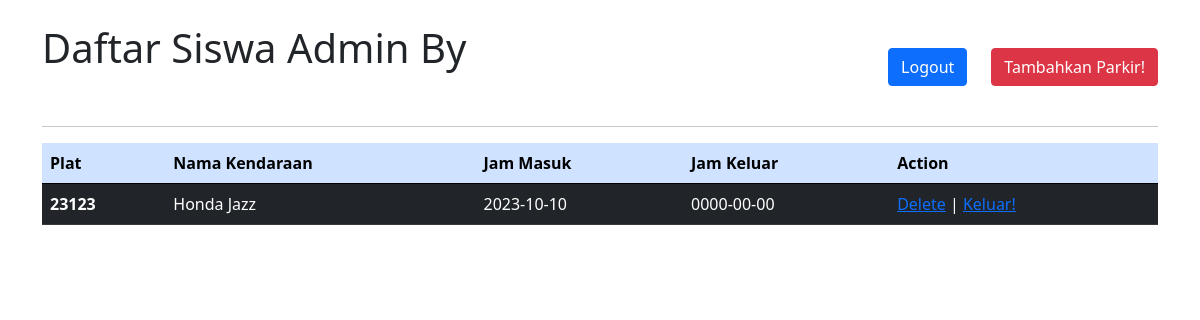
Before: / with the older database file.
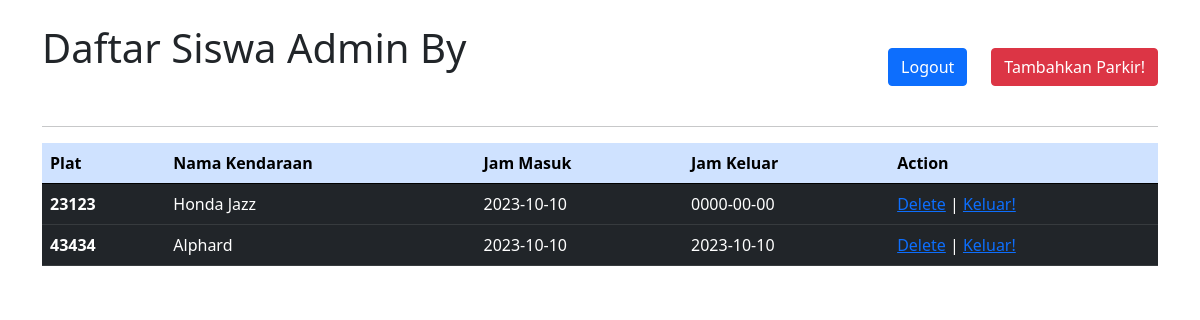
After: the same page with the newer database file.
### tables this page shows
CREATE TABLE `kendaraan` (
  `plat` int(11) NOT NULL,
  `namakendaraan` varchar(50) NOT NULL,
  `masuk` date NOT NULL,
  `keluar` date NOT NULL
);

### config/config.php (called while the page is built, shortened)
<?php
$host = "localhost";
$password = "";
$user = "root";
$db = "parkir";
$conn = mysqli_connect($host, $user, $password, $db);
function query($query){
    global $conn;
    $result = mysqli_query($conn, $query);
    $data = array();
    while ($row = mysqli_fetch_assoc($result)) {
        $data[] = $row;
    }
    return $data;
}
?>

### index.php (the view, shortened to what this page needs)
<?php
include 'config/config.php';
$query = "SELECT * FROM kendaraan";
$hasil = query($query);
?>
<!doctype html>
<html lang="en">
<head>
    <link href="https://cdn.jsdelivr.net/npm/bootstrap@5.0.2/dist/css/bootstrap.min.css"
          rel="stylesheet"
>
</head>
<body>
<div class="container pt-4">
    <div class="d-flex justify-content-between">
        <div><h1>Daftar Siswa Admin By <a href=""><?php  echo $_SESSION["nama_lengkap"]  ?></a></h1></div>
        <div</div>
        <div><a href="logout.php" class="btn btn-primary m-4">Logout</a><a href="tambah.php" class="btn btn-danger">Tambahkan Parkir!</a></div>
    </div>
    <hr>
    <table class="table">
        <thead>
        <tr class="table-primary">
            <th scope="col">Plat</th>
            <th scope="col">Nama Kendaraan</th>
            <th scope="col">Jam Masuk</th>
            <th scope="col">Jam Keluar</th>
            <th scope="col">Action</th>
        </tr>
        </thead>
        <tbody>
        <?php foreach ($hasil as $item) { ?>
            <tr class="table-dark">
                <th scope="row"><?php echo $item["plat"]; ?></th>
                <td><?php echo $item["namakendaraan"]; ?></td>
                <td><?php echo $item["masuk"]; ?></td>
                <td><?php echo $item["keluar"]; ?></td>
                <td>
                    <a href="delete.php?plat=<?php echo $item['plat']; ?>">Delete</a> |
                    <a href="edit.php?plat=<?php echo $item['plat']  ?>">Keluar!</a>
                </td>
            </tr>
        <?php } ?>
        </tbody>
    </table>
</div>
</body>
</html>

Changed rows visible on the page:
added kendaraan: plat "43434", namakendaraan "Alphard", masuk "2023-10-10", keluar "2023-10-10"
